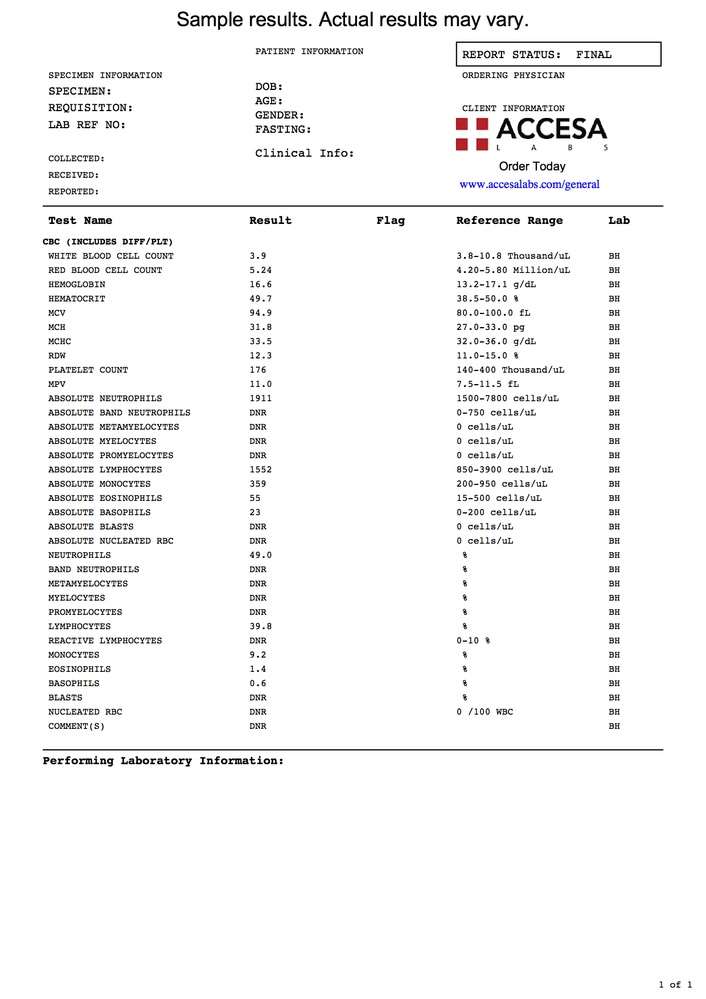
#> input picture samples/sample2.jpg, 706 x 999 px, shrunk from 1240 x 1753 before the run; its folder holds only this picture in this run
$ python -i ocr.py   (imports and definitions only)
#> lines starting #> are read from the running program, lines starting #| are printed output that depends on the picture; after the words box and inside, x2 and y2 are one past the last pixel; in counts of white or black regions, pixels touching at a corner belong together
#> further down, picture is the input picture: shape (999, 706, 3); mean B, G, R 246.6, 246.6, 246.6
import cv2
import numpy as np
import pytesseract
from PIL import Image
from typing import List, Dict

MASTER_MODEL_FEATURES = [
    "Gender", "Hemoglobin", "MCH", "MCHC", "MCV",
    "sex", "age", "TSH", "T3", "TT4", "T4U", "FTI", "TBG",
    'Fasting_Blood_Glucose', 'HbA1c', 'Triglyceride_Levels', 'LDL_Cholesterol',
    'HDL_Cholesterol', 'CRP_Levels', 'Insulin_Levels', 'HOMA_IR', 'OGTT',
    'Creatinine_Levels', 'eGFR', 'Uric_Acid_Levels', 'Fructosamine_Levels',
    'ALT', 'AST', 'C_Peptide', 'Proinsulin_Levels'
]


def extract_table_data(img: np.ndarray) -> List[List[str]]:
    gray = cv2.cvtColor(img, cv2.COLOR_BGR2GRAY)

    _, binary = cv2.threshold(gray, 150, 255, cv2.THRESH_BINARY_INV)
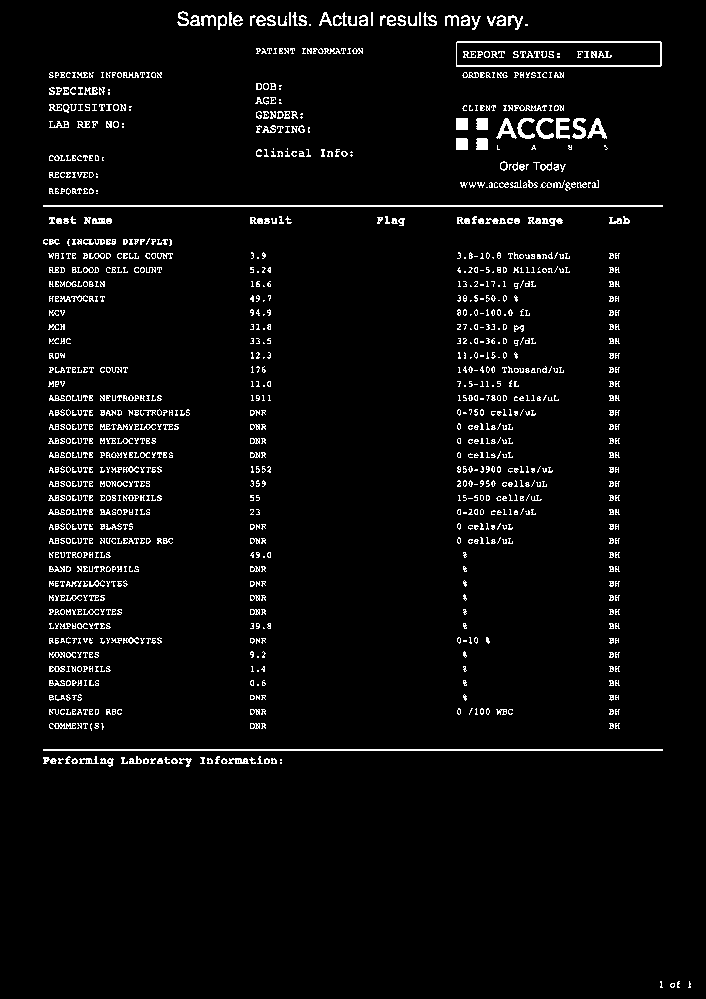
#> binary: shape (999, 706); 3.9% white in thin lines or dots, all inside (x1, y1, x2, y2) = (43, 11, 691, 988)

    # table line detection
    horizontal_kernel = cv2.getStructuringElement(cv2.MORPH_RECT, (40, 1))
    vertical_kernel = cv2.getStructuringElement(cv2.MORPH_RECT, (1, 40))

    horizontal_lines = cv2.morphologyEx(binary, cv2.MORPH_OPEN, horizontal_kernel, iterations=2)
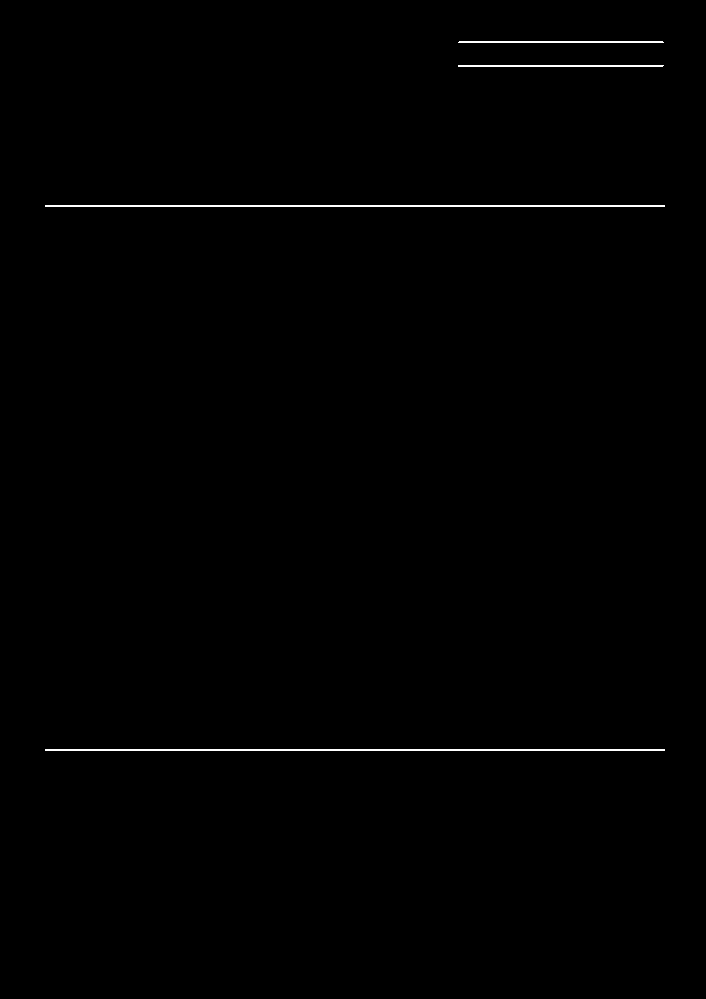
#> horizontal_lines: shape (999, 706); 0.47% white in thin lines or dots, all inside (x1, y1, x2, y2) = (45, 41, 665, 751)
    vertical_lines = cv2.morphologyEx(binary, cv2.MORPH_OPEN, vertical_kernel, iterations=2)
#> vertical_lines: shape (999, 706); every value is 0

    table_structure = cv2.addWeighted(horizontal_lines, 0.5, vertical_lines, 0.5, 0.0)

    contours, _ = cv2.findContours(table_structure, cv2.RETR_TREE, cv2.CHAIN_APPROX_SIMPLE)
#> contours = 4 contours; box (x1, y1, x2, y2) and area: (45, 749, 665, 751) 619, (45, 205, 665, 207) 619, (458, 65, 664, 67) 204, (458, 41, 664, 43) 204

    # filter and sort contours for cells
    cells = []
    for contour in contours:
        x, y, w, h = cv2.boundingRect(contour)
        if w > 50 and h > 20 and w < img.shape[1] - 10 and h < img.shape[0] - 10:
            cells.append((x, y, w, h))
#> this loop made 4 passes
#> (contour, x, y, w) on passes 1 to 4: ([[45, 749], [45, 750], [664, 750], [664, 749]], 45, 749, 620), ([[45, 205], [45, 206], [664, 206], [664, 205]], 45, 205, 620), ([[458, 65], [458, 66], [662, 66], [663, 65]], 458, 65, 206), ([[459, 41], [458, 42], [663, 42], [662, 41]], 458, 41, 206)
#> after the loop, cells = []

    cells = sorted(cells, key=lambda cell: (cell[1], cell[0]))

    rows = []
    current_row = []
    current_y = None
    y_tolerance = 10

    for cell in cells:
        x, y, w, h = cell

        if current_y is None:
            current_y = y
            current_row.append(cell)
        elif abs(y - current_y) <= y_tolerance:
            current_row.append(cell)
        else:
            current_row.sort(key=lambda c: c[0])
            rows.append(current_row)
            current_row = [cell]
            current_y = y
#> this loop made 0 passes
#> after the loop, rows = []

    if current_row:
        current_row.sort(key=lambda c: c[0])
        rows.append(current_row)

    pil_img = Image.fromarray(cv2.cvtColor(img, cv2.COLOR_BGR2RGB))
    table_data = []

    for row in rows:
        row_data = []
        for cell in row:
            x, y, w, h = cell
            padding = 5
            x_start = max(0, x + padding)
            y_start = max(0, y + padding)
            x_end = min(pil_img.width, x + w - padding)
            y_end = min(pil_img.height, y + h - padding)

            if x_start >= x_end or y_start >= y_end:
                row_data.append("")
                continue

            cell_img = pil_img.crop((x_start, y_start, x_end, y_end))
            text = pytesseract.image_to_string(cell_img, config='--psm 6').strip()
            row_data.append(text)

        table_data.append(row_data)
#> after the loop, table_data = []

    return table_data


def parse_image_data(img: np.ndarray) -> Dict[str, str]:
    table_data = extract_table_data(img)
#> table_data = []

    ocr_lookup = {}

    for row in table_data:
        row_text = " | ".join([cell.strip() for cell in row if cell.strip()])

        if not row_text:
            continue

        parts = row_text.split('|')

        if len(parts) < 2:
            continue

        key_raw = parts[0].strip()

        value_column = ""
        for i in range(1, len(parts)):
            potential_value = parts[i].strip()
            if potential_value:
                value_column = potential_value
                break

        if not key_raw:
            continue

        if not value_column:
            continue

        key_normalized = key_raw.replace(' ', '_').replace('.', '_').replace('-', '_').strip()
        key_normalized = ''.join(c for c in key_normalized if c.isalnum() or c == '_')

        while '__' in key_normalized:
            key_normalized = key_normalized.replace('__', '_')

        key_lower = key_normalized.lower()

        #common OCR misinterpretations (add more if needed)
        if 'hba1c' in key_lower or 'hbaic' in key_lower or 'hbal1c' in key_lower or 'hbalic' in key_lower:
            key_normalized = 'HbA1c'
        elif key_lower == 'gender':
            key_normalized = 'Gender'
        elif key_lower == 'sex':
            key_normalized = 'sex'
        elif key_lower in ['fti', 'ft']:
            key_normalized = 'FTI'
        elif 'hdl' in key_lower and 'cholester' in key_lower:
            key_normalized = 'HDL_Cholesterol'
        elif 'ldl' in key_lower and ('cholester' in key_lower or 'chnolester' in key_lower or 'cholestrol' in key_lower):
            key_normalized = 'LDL_Cholesterol'
        elif 'proinsulin' in key_lower and 'level' in key_lower:
            key_normalized = 'Proinsulin_Levels'
        elif 'insulin' in key_lower and 'level' in key_lower and 'proinsulin' not in key_lower:
            key_normalized = 'Insulin_Levels'
        elif 'fasting' in key_lower and ('blood' in key_lower or 'blooa' in key_lower or 'biood' in key_lower) and 'glucose' in key_lower:
            key_normalized = 'Fasting_Blood_Glucose'
        elif 'fructosamine' in key_lower and 'level' in key_lower:
            key_normalized = 'Fructosamine_Levels'

        value_parts = value_column.split()

        if value_parts:
            value_candidate = value_parts[0]

            value_candidate = value_candidate.replace('<', '').replace('>', '').replace(',', '').replace('%', '')

            numeric_part = ''
            for char in value_candidate:
                if char.isdigit() or char == '.':
                    numeric_part += char
                else:
                    break

            if numeric_part:
                value_candidate = numeric_part

            is_numeric = False
            try:
                float(value_candidate)
                is_numeric = True
            except ValueError:
                pass

            if is_numeric or key_normalized in ["sex", "age", "Gender"]:

                if key_normalized.lower() in ['age', 'sex', 'gender']:
                    ocr_lookup[key_normalized] = value_candidate.upper()
                else:
                    ocr_lookup[key_normalized] = value_candidate
#> after the loop, ocr_lookup = 0 items

    final_results = {}
    for feature in MASTER_MODEL_FEATURES:
        key = feature

        if key in ocr_lookup:
            final_results[key] = ocr_lookup[key]
        elif feature == "Gender" and ocr_lookup.get('sex'):
            final_results['Gender'] = ocr_lookup['sex']
        else:
            final_results[key] = "Not Found"
#> after the loop, final_results = 30 items

    return final_results

>>> import cv2
>>> picture = cv2.imread('../samples/sample2.jpg')
>>> result = parse_image_data(picture)
#> result = 30 items
